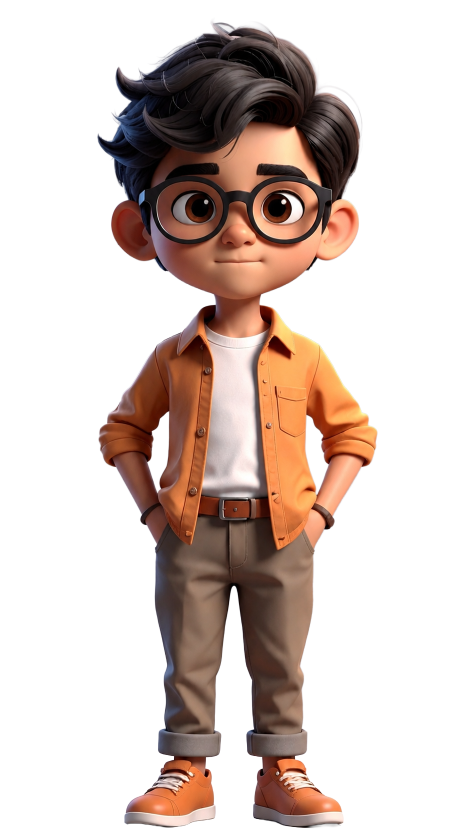
#> input picture assets/characters/chintu/visemes_src/BILABIAL.png, 941 x 1672 px (shown at 1/2 size)
$ python shorts_overlay.py ../assets/characters/chintu/visemes_src/BILABIAL.png
#> lines starting #> are read from the running program, lines starting #| are printed output that depends on the picture
"""
JEEVidya — YouTube Shorts UI overlay for framing QA.

Draws the regions the Shorts player paints OVER the video on a rendered
frame, so caption / character placement can be judged against what a
viewer actually sees on a phone — not against a bare 1080×1920 canvas.

    python tools/shorts_overlay.py <frame.png> [more.png ...] [--out DIR]

Zones (1080×1920). Published 2025–26 Shorts safe-zone guides disagree by
device and app version (top 150–250, rail 120–200 px wide, bottom 350–420),
so these take the CONSERVATIVE end of each range — the same numbers used by
config/settings.py, config/brand.py and tests/test_naturalism.py:

    TOP_BAR        y    0 –  250   status bar + "Shorts" header + search/camera
    ACTION_RAIL    x  900 – 1080   like / dislike / comments / share / remix
                   y  900 – 1560   (stacked just above the metadata block)
    METADATA       y 1500 – 1810   @channel · Subscribe · title · hashtags · audio
    NAV_BAR        y 1810 – 1920   Home / Shorts / + / Subscriptions / You

Everything else is the SAFE window. Faces and the caption band must live
inside it; bodies may run under METADATA / NAV_BAR (close-up framing).
"""
from __future__ import annotations

import os
import sys

from PIL import Image, ImageDraw, ImageFont

W, H = 1080, 1920
ZONES = {
    "TOP_BAR":     (0,    0,    W,    250),
    "ACTION_RAIL": (900,  900,  W,    1560),
    "METADATA":    (0,    1500, 900,  1810),
    "NAV_BAR":     (0,    1810, W,    H),
}
SAFE = (60, 280, 880, 1480)   # inner box for faces + caption


def overlay(path: str, out_dir: str) -> str:
#> called with out_dir = '../assets/characters/chintu/visemes_src'
    im = Image.open(path).convert("RGBA")
#> im is the input picture: PIL image 941x1672 RGBA; mean R, G, B, A 192.5, 177.1, 174.3, 87.7
    if im.size != (W, H):
        im = im.resize((W, H), Image.Resampling.LANCZOS)
#> im: PIL image 1080x1920 RGBA
    layer = Image.new("RGBA", im.size, (0, 0, 0, 0))
#> layer: PIL image 1080x1920 RGBA; every value is 0
    d = ImageDraw.Draw(layer)
    for name, (x0, y0, x1, y1) in ZONES.items():
        d.rectangle((x0, y0, x1, y1), fill=(255, 40, 40, 90),
                    outline=(255, 40, 40, 220), width=3)
        d.text((x0 + 12, y0 + 10), name, fill=(255, 255, 255, 230),
               font=ImageFont.load_default(size=28))
    d.rectangle(SAFE, outline=(60, 255, 120, 220), width=4)
    d.text((SAFE[0] + 12, SAFE[1] + 10), "SAFE (faces + caption)",
           fill=(60, 255, 120, 230), font=ImageFont.load_default(size=28))
    # Rule-of-thirds guides
    for fy in (H / 3, 2 * H / 3):
        d.line((0, fy, W, fy), fill=(255, 255, 255, 70), width=1)
    out = Image.alpha_composite(im, layer).convert("RGB")
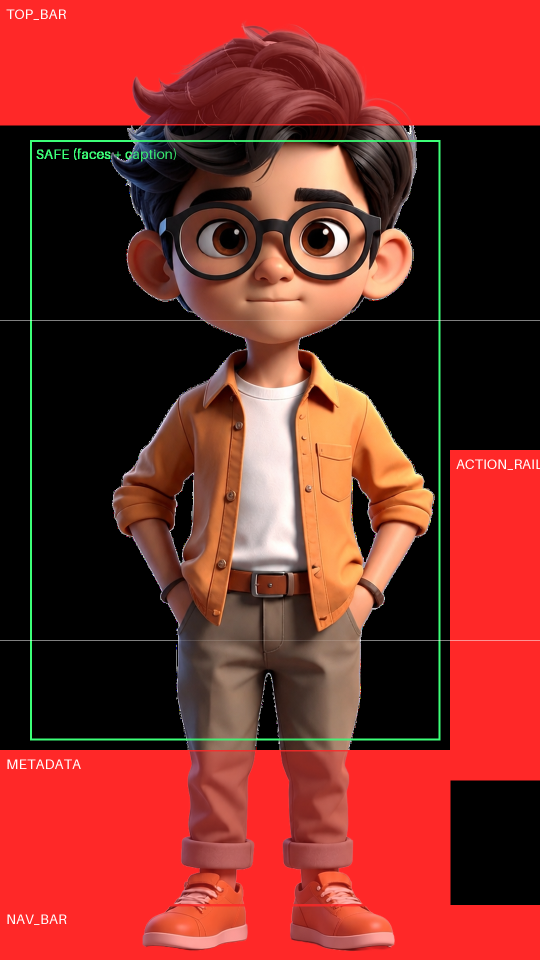
#> out: PIL image 1080x1920 RGB (shown at 1/2 size); mean R, G, B 127.8, 46, 38.9
    os.makedirs(out_dir, exist_ok=True)
    dst = os.path.join(out_dir, os.path.basename(path).replace(".png", "_shorts.png"))
    out.save(dst)
    return dst


def main() -> int:
    argv = sys.argv[1:]
    out_dir = None
    if "--out" in argv:
        i = argv.index("--out")
        out_dir = argv[i + 1]
        del argv[i:i + 2]          # don't treat the directory as a frame
    args = [a for a in argv if not a.startswith("--")]
    if out_dir is None:
        out_dir = os.path.dirname(args[0])
    os.makedirs(out_dir, exist_ok=True)
    for p in args:
        print("wrote", overlay(p, out_dir))
    return 0


if __name__ == "__main__":
    raise SystemExit(main())
#> (the program exits here)
